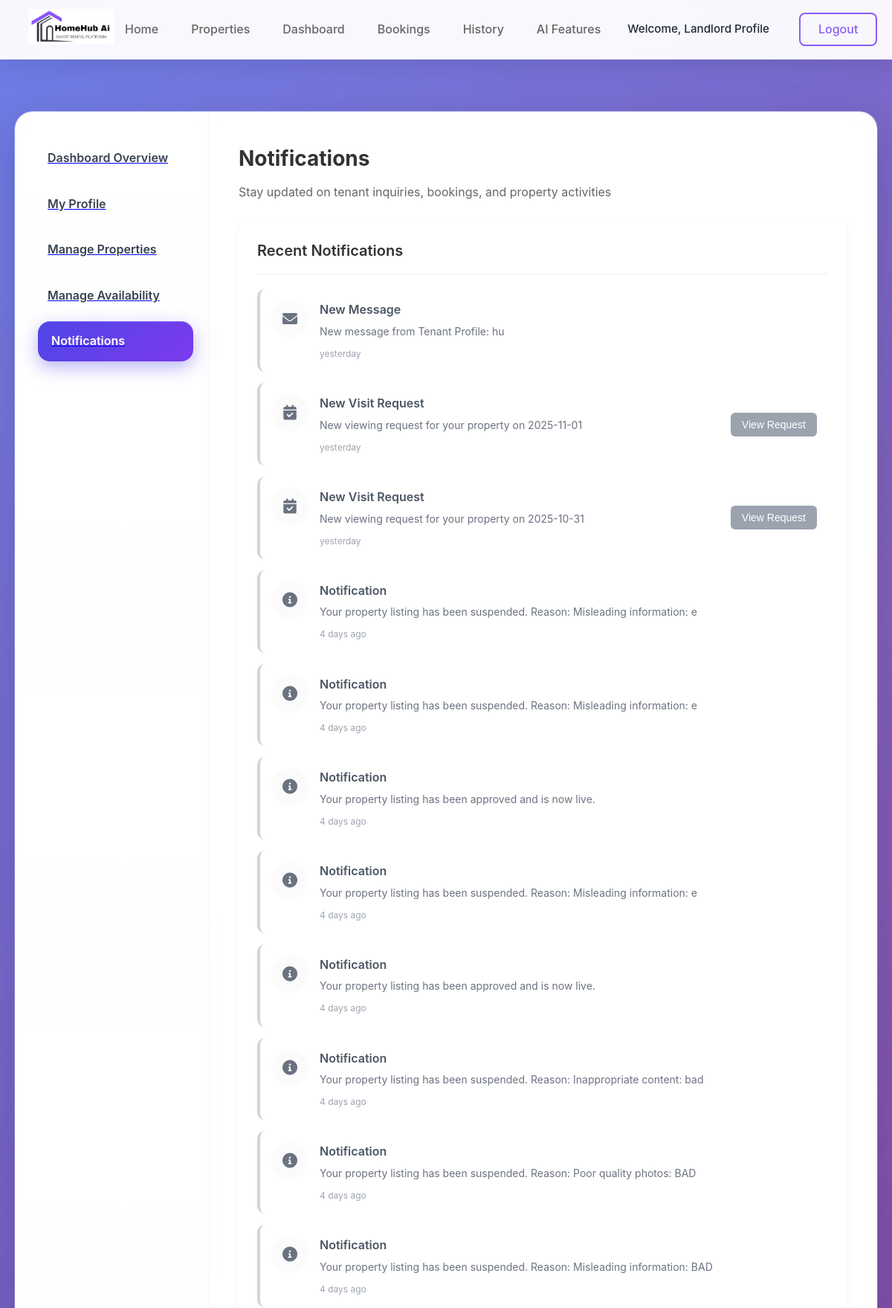
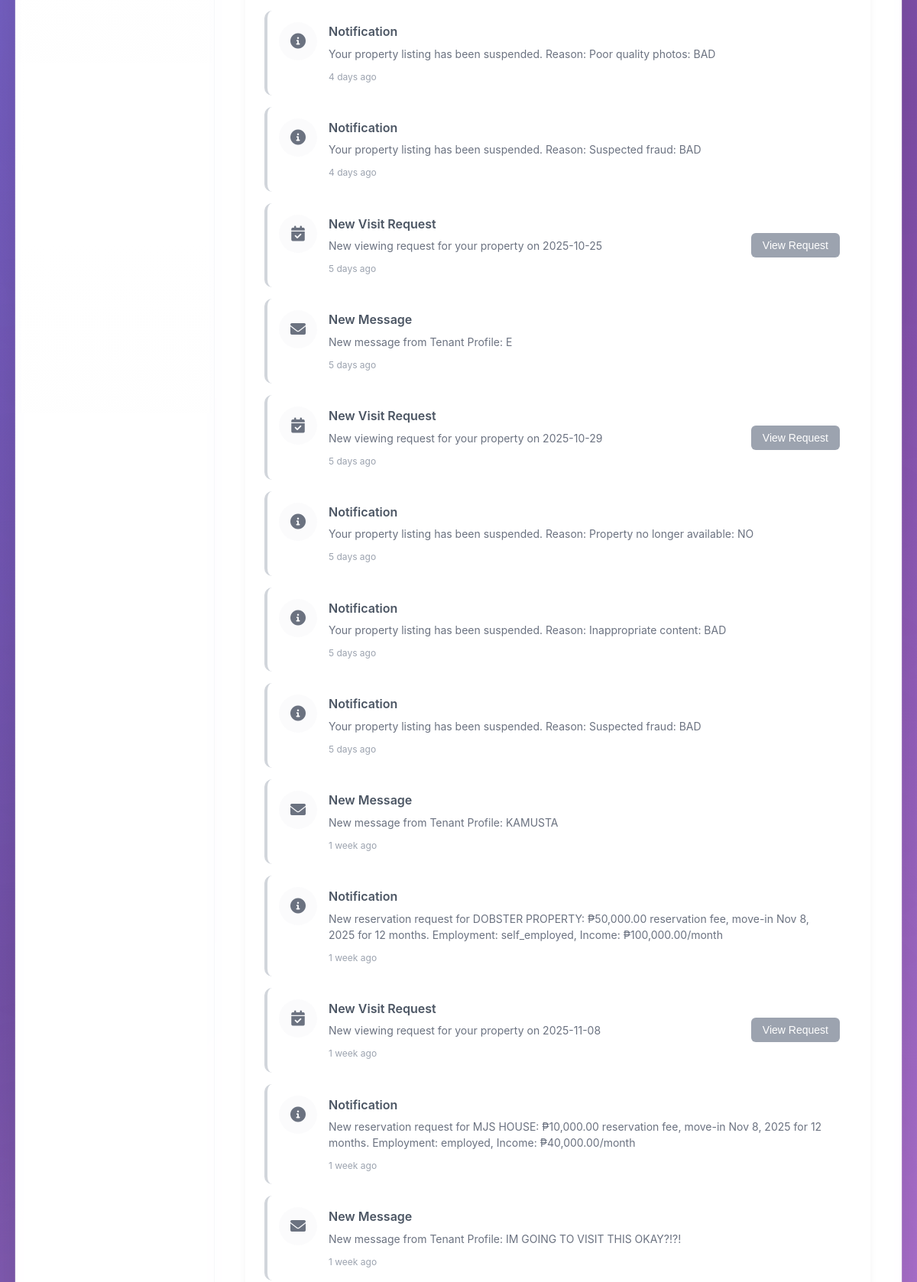
The app's page /landlord/notifications.php (signed in, upper part) with its own data (2 pictures, top to bottom).
### tables this page shows
CREATE TABLE `notifications` (
  `id` int NOT NULL,
  `user_id` int NOT NULL,
  `type` varchar(50) NOT NULL,
  `content` text NOT NULL,
  `related_id` int DEFAULT NULL,
  `status` varchar(20) DEFAULT NULL,
  `created_at` timestamp NOT NULL DEFAULT CURRENT_TIMESTAMP,
  `read_at` timestamp NULL DEFAULT NULL,
  `is_read` tinyint(1) DEFAULT '0'
);

### landlord/notifications.php (the view, shortened to what this page needs)
<?php
$conn = getDbConnection();
$userId = $_SESSION['user_id'];
$stmt = $conn->prepare("SELECT * FROM notifications WHERE user_id = ? ORDER BY created_at DESC");
$stmt->bind_param("i", $userId);
$stmt->execute();
$result = $stmt->get_result();
$notifications = [];
while ($row = $result->fetch_assoc()) {
    $notifications[] = $row;
}
?>
<!DOCTYPE html>
<html lang="en">
<head>
    <link rel="stylesheet" href="dashboard.css">
    <link rel="stylesheet" href="notifications.css">
    <link rel="stylesheet" href="https://cdnjs.cloudflare.com/ajax/libs/font-awesome/6.0.0/css/all.min.css">
</head>
<body>
    <?php
    include '../includes/navbar.php';
    ?>
    <main class="main-content">
        <div class="dashboard-container">
            <div class="dashboard-layout">
                <div class="sidebar">
                    <a href="dashboard.php" class="sidebar-item">
                        <div class="sidebar-link">Dashboard Overview</div>
                    </a>
                    <a href="profile.php" class="sidebar-item">
                        <div class="sidebar-link">My Profile</div>
                    </a>
                    <a href="manage-properties.php" class="sidebar-item">
                        <div class="sidebar-link">Manage Properties</div>
                    </a>
                    <a href="manage-availability.php" class="sidebar-item">
                        <div class="sidebar-link">Manage Availability</div>
                    </a>
                    <a href="notifications.php" class="sidebar-item active">
                        <div class="sidebar-link">Notifications</div>
                    </a>
                </div>
                <div class="main-area">
                    <div class="notifications-header">
                        <h1>Notifications</h1>
                        <p>Stay updated on tenant inquiries, bookings, and property activities</p>
                    </div>
                    <div class="notifications-container">
                        <h2>Recent Notifications</h2>
                        <div class="notifications-list">
                            <?php if (count($notifications) > 0): ?>
                                <?php foreach ($notifications as $notification): ?>
                                    <div class="notification-item <?php echo $notification['is_read'] ? 'read' : 'unread'; ?>">
                                        <div class="notification-indicator">
                                            <?php
                                            $iconClass = '';
                                            switch ($notification['type']) {
                                                case 'visit_request':
                                                    $iconClass = 'fa-calendar-check';
                                                    break;
                                                case 'message':
                                                    $iconClass = 'fa-envelope';
                                                    break;
                                                default:
                                                    $iconClass = 'fa-circle-info';
                                            }
                                            ?>
                                            <i class="fas <?php echo $iconClass; ?>"></i>
                                        </div>
                                        <div class="notification-content">
                                            <div class="notification-title">
                                                <?php echo getNotificationTitle($notification['type']); ?>
                                            </div>
                                            <div class="notification-message">
                                                <?php echo htmlspecialchars($notification['content']); ?>
                                            </div>
                                            <div class="notification-time">
                                                <?php echo formatTimeAgo($notification['created_at']); ?>
                                            </div>
                                        </div>
                                        <?php if ($notification['related_id']): ?>
                                            <div class="notification-actions">
                                                <?php echo getActionButton($notification['type'], $notification['related_id']); ?>
                                            </div>
                                        <?php endif; ?>
                                    </div>
                                <?php endforeach; ?>
                            <?php endif; ?>
                        </div>
                    </div>
                </div>
            </div>
        </div>
    </main>
</body>
</html>
<?php
function formatTimeAgo($timestamp) {
    $time_ago = strtotime($timestamp);
    $current_time = time();
    $time_difference = $current_time - $time_ago;
    $seconds = $time_difference;
    $minutes = round($seconds / 60);
    $hours = round($seconds / 3600);
    $days = round($seconds / 86400);
    $weeks = round($seconds / 604800);
    $months = round($seconds / 2629440);
    if ($seconds <= 60) {
        return "just now";
    } else if ($minutes <= 60) {
        if ($minutes == 1) {
            return "1 minute ago";
        } else {
            return "$minutes minutes ago";
        }
    } else if ($hours <= 24) {
        if ($hours == 1) {
            return "1 hour ago";
        } else {
            return "$hours hours ago";
        }
    } else if ($days <= 7) {
        if ($days == 1) {
            return "yesterday";
        } else {
            return "$days days ago";
        }
    } else if ($weeks <= 4.3) {
        if ($weeks == 1) {
            return "1 week ago";
        } else {
            return "$weeks weeks ago";
        }
    } else if ($months <= 12) {
        if ($months == 1) {
            return "1 month ago";
        } else {
            return "$months months ago";
        }
    } else {
        return date('M j, Y', $time_ago);
    }
}
function getNotificationTitle($type) {
    switch ($type) {
        case 'visit_request':
            return 'New Visit Request';
        case 'message':
            return 'New Message';
        default:
            return 'Notification';
    }
}
function getActionButton($type, $id) {
    switch ($type) {
        case 'visit_request':
            return '<button class="notification-action-btn" data-type="visit_request" data-id="'.$id.'">View Request</button>';
        default:
            return '';
    }
}
?>

### landlord/dashboard.css (style rules this page uses)
* { margin: 0; padding: 0; box-sizing: border-box; }
body { font-family: 'Inter', 'Roboto', -apple-system, BlinkMacSystemFont, 'Segoe UI', system-ui, sans-serif; background: linear-gradient(135deg, #667eea 0%, #764ba2 50%, #f093fb 100%); background-attachment: fixed; line-height: 1.6; color: #333; min-height: 100vh; padding-top: 70px; position: relative; overflow-x: hidden; }
body::before { content: ''; position: fixed; top: 0; left: 0; width: 100%; height: 100%; background: radial-gradient(circle at 20% 80%, rgba(120, 119, 198, 0.3) 0%, transparent 50%), radial-gradient(circle at 80% 20%, rgba(255, 119, 198, 0.15) 0%, transparent 50%), radial-gradient(circle at 40% 40%, rgba(79, 70, 229, 0.1) 0%, transparent 50%); pointer-events: none; z-index: -1; }
.main-content { margin-top: 70px; }
.dashboard-container { max-width: 1400px; margin: 40px auto; padding: 0 20px; }
.dashboard-layout { display: flex; background: rgba(255, 255, 255, 0.95); backdrop-filter: blur(20px); -webkit-backdrop-filter: blur(20px); border-radius: 24px; overflow: hidden; box-shadow: 0 20px 60px rgba(0, 0, 0, 0.15), 0 0 0 1px rgba(255, 255, 255, 0.2); border: 1px solid rgba(255, 255, 255, 0.3); min-height: calc(100vh - 140px); position: relative; }
.dashboard-layout::before { content: ''; position: absolute; top: 0; left: 0; right: 0; bottom: 0; background: linear-gradient(135deg, rgba(255, 255, 255, 0.1) 0%, transparent 50%); pointer-events: none; }
.sidebar { width: 260px; padding: 35px 0; background: rgba(255, 255, 255, 0.8); backdrop-filter: blur(15px); border-radius: 24px 0 0 24px; border-right: 1px solid rgba(229, 231, 235, 0.3); position: relative; }
.sidebar::before { content: ''; position: absolute; top: 0; left: 0; right: 0; bottom: 0; background: linear-gradient(180deg, rgba(255, 255, 255, 0.1) 0%, transparent 50%); pointer-events: none; }
.sidebar-item { display: block; padding: 0 25px; margin-bottom: 8px; position: relative; }
.sidebar-link { padding: 14px 18px; border-radius: 16px; font-weight: 600; color: #374151; transition: all 0.4s cubic-bezier(0.4, 0, 0.2, 1); background: transparent; display: flex; align-items: center; gap: 12px; position: relative; overflow: hidden; text-decoration: none; }
.sidebar-link::before { content: ''; position: absolute; top: 0; left: -100%; width: 100%; height: 100%; background: linear-gradient(90deg, transparent, rgba(79, 70, 229, 0.1), transparent); transition: left 0.6s ease; }
.sidebar-item.active .sidebar-link { background: linear-gradient(135deg, #4f46e5, #7c3aed); color: white; box-shadow: 0 8px 24px rgba(79, 70, 229, 0.4), inset 0 1px 0 rgba(255, 255, 255, 0.2); transform: translateX(5px); }
.main-area { flex: 1; padding: 40px; background: rgba(255, 255, 255, 0.7); backdrop-filter: blur(10px); border-radius: 0 24px 24px 0; position: relative; }
@media (min-width: 768px) { .main-content { margin-top: 80px; } }

### records on screen
notifications: type "New Message", content "New message from Tenant Profile: hu", created_at "yesterday"
notifications: type "New Visit Request", content "New viewing request for your property on 2025-11-01", created_at "yesterday"
notifications: type "New Visit Request", content "New viewing request for your property on 2025-10-31", created_at "yesterday"
notifications: type "Notification", content "Your property listing has been suspended. Reason: Misleading information: e", created_at "4 days ago"
notifications: type "Notification", content "Your property listing has been suspended. Reason: Misleading information: e", created_at "4 days ago"
notifications: type "Notification", content "Your property listing has been approved and is now live.", created_at "4 days ago"
notifications: type "Notification", content "Your property listing has been suspended. Reason: Misleading information: e", created_at "4 days ago"
notifications: type "Notification", content "Your property listing has been approved and is now live.", created_at "4 days ago"
notifications: type "Notification", content "Your property listing has been suspended. Reason: Inappropriate content: bad", created_at "4 days ago"
notifications: type "Notification", content "Your property listing has been suspended. Reason: Poor quality photos: BAD", created_at "4 days ago"
notifications: type "Notification", content "Your property listing has been suspended. Reason: Misleading information: BAD", created_at "4 days ago"
notifications: type "Notification", content "Your property listing has been suspended. Reason: Poor quality photos: BAD", created_at "4 days ago"
notifications: type "Notification", content "Your property listing has been suspended. Reason: Suspected fraud: BAD", created_at "4 days ago"
notifications: type "New Visit Request", content "New viewing request for your property on 2025-10-25", created_at "5 days ago"
notifications: type "New Message", content "New message from Tenant Profile: E", created_at "5 days ago"
notifications: type "New Visit Request", content "New viewing request for your property on 2025-10-29", created_at "5 days ago"
notifications: type "Notification", content "Your property listing has been suspended. Reason: Property no longer available: NO", created_at "5 days ago"
notifications: type "Notification", content "Your property listing has been suspended. Reason: Inappropriate content: BAD", created_at "5 days ago"
notifications: type "Notification", content "Your property listing has been suspended. Reason: Suspected fraud: BAD", created_at "5 days ago"
notifications: type "New Message", content "New message from Tenant Profile: KAMUSTA", created_at "1 week ago"
notifications: type "Notification", content "New reservation request for DOBSTER PROPERTY: ₱50,000.00 reservation fee, move-in Nov 8, 2025 for 12 months. Employment: self_employed, Income: ₱100,000.00/month", created_at "1 week ago"
notifications: type "New Visit Request", content "New viewing request for your property on 2025-11-08", created_at "1 week ago"
notifications: type "Notification", content "New reservation request for MJS HOUSE: ₱10,000.00 reservation fee, move-in Nov 8, 2025 for 12 months. Employment: employed, Income: ₱40,000.00/month", created_at "1 week ago"
notifications: type "New Message", content "New message from Tenant Profile: IM GOING TO VISIT THIS OKAY?!?!", created_at "1 week ago"

### other values on screen
$userName "Landlord Profile"
